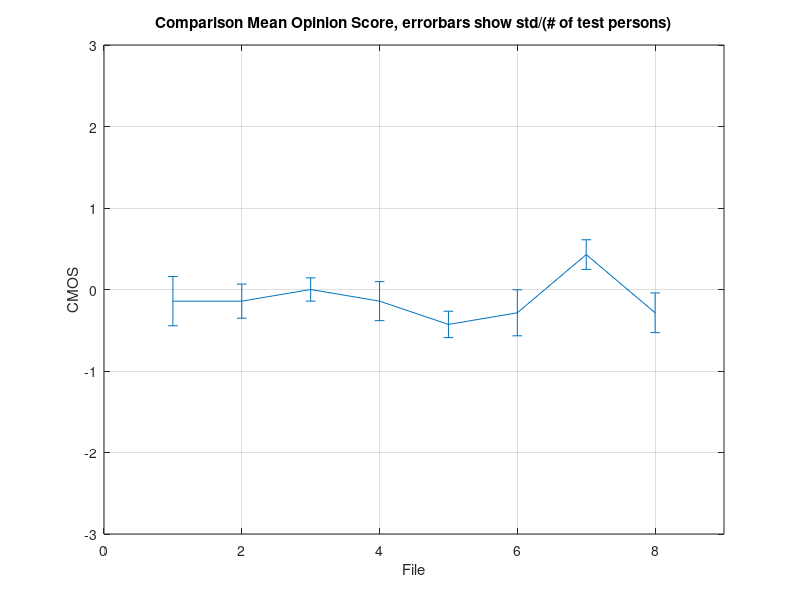

Write MATLAB code to recreate this figure.
%RESULT_CMOS - Display results from CMOS testing 8 audio files. A positive
%value is good for the proposed algorithm

close all
clear all

% Number of test persons
Ntp = 7;
% Number of files
Nf = 8;

res = zeros(Ntp, Nf);
order = zeros(Ntp, Nf);

res(1,:) = [-2, 2, 1, 2, 2, -2, 0, 1];
res(2,:) = [2, -1, -1, 1, 1, -1, -1, 2];
res(3,:) = [1, 1, -1, 0, 0, -2, 0, 2];
res(4,:) = [2, -1, 1, 0, 1, -1, 2, -2];
res(5,:) = [3, -1, 1, 2, -1, 3, -2, -2];
res(6,:) = [-1, -1, -1, -2, -1, 1, 1, 1];
res(7,:) = [-2, -2, 0, 2, -1, 2, -1, 0];
% res(1,:) = [];
% res(1,:) = [];

order(1,:) = [1, -1, -1, -1, -1, 1, 1, -1];
order(2,:) = [-1, 1, -1, -1, -1, 1, 1, -1];
order(3,:) = [-1, -1, -1, -1, -1, 1, -1, -1];
order(4,:) = [-1, 1, 1, -1, 1, 1, 1, -1];
order(5,:) = [1, -1, -1, 1, 1, 1, -1, -1];
order(6,:) = [-1, -1, 1, 1, 1, -1, -1, -1];
order(7,:) = [-1, -1, -1, 1, -1, 1, -1, 1];
% order(2,:) = [];
% order(2,:) = [];


res_order = res.*order;

res_mean = mean(res_order);
res_std = std(res_order);

% plot(res_mean,'*')
errorbar(1:Nf, res_mean, res_std./Ntp)
axis([0, Nf+1, -3, 3])
grid on
title('Comparison Mean Opinion Score, errorbars show std/(# of test persons)')
ylabel('CMOS')
xlabel('File')